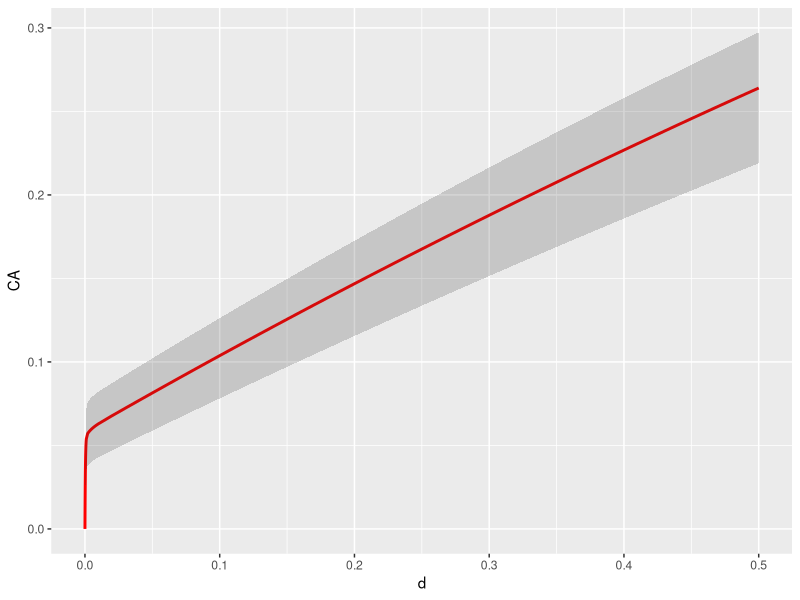
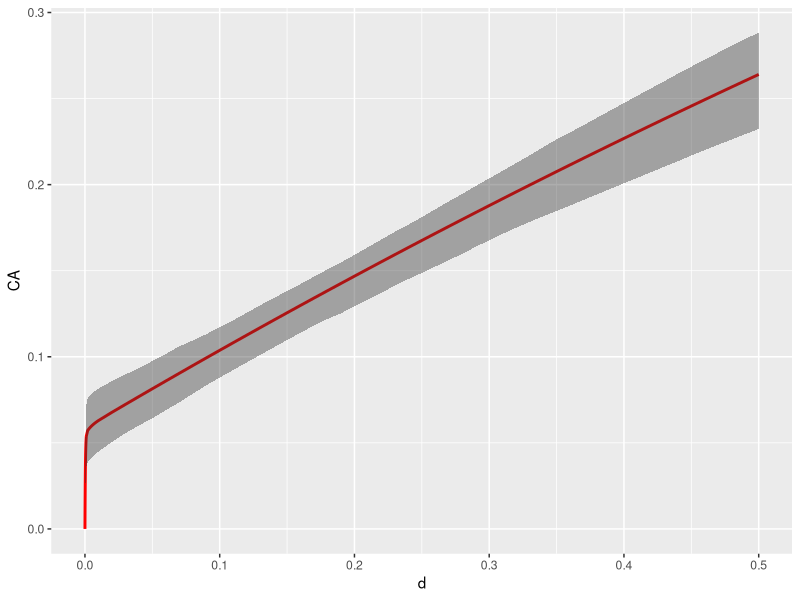
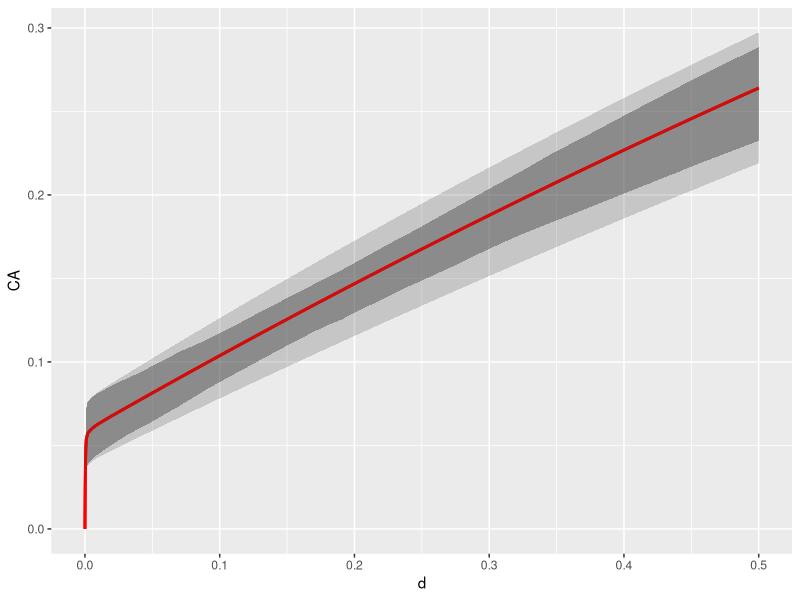

Write R code to recreate these figures, in order.
# Free, open-source software under GNU GPLv3. It comes with no warranty. 
# Concerns radiogenic mouse HG tumorigenesis.
# Written by Mark Ebert, Edward Huang, Dae Woong Ham and Ray Sachs, summer  and fall 2017. 
# Relevant references and their abbreviations in commenting this script are the following.
# ".93Alp"=Alpen et al. "Tumorigenic potential of high-Z, high-LET charged-particle radiations." Rad Res 136:382-391 (1993)
# ".94Alp"=Alpen et al. "Fluence-based relative biological effectiveness for charged particle carcinogenesis in mouse Harderian gland." Adv Space Res 14(10): 573-581. (1994).  
# "16Chang"=Chang et al. "Harderian Gland Tumorigenesis: Low-Dose and LET Response." Radiat Res 185(5): 449-460. (2016).  
# "16Srn"=Siranart et al."Mixed Beam Murine Harderian Gland Tumorigenesis: Predicted Dose-Effect Relationships if neither Synergism nor Antagonism Occurs." Radiat Res 186(6): 577-591 (2016).  
# "17Cuc"=Cucinotta & Cacao. "Non-Targeted Effects Models Predict Significantly Higher Mars Mission Cancer Risk than Targeted Effects Models." Sci Rep 7(1): 1832. (2017). PMC5431989
library(ggplot2) #library for plotting
library(deSolve) # library for solving differential equations
library(minpack.lm) #for non-linear regression package
library(mvtnorm) # for Monte Carlo simulation
rm(list=ls())
####### Data #######
dfr <- data.frame( # data used in 16Chang; includes data analyzed in .93Alp and .94Alp  
  dose.1 = c(0.2,0.4,0.6,1.2,2.4,3.2,5.1,7,0.05,0.1,0.15,0.2,0.4,0.8,1.6,0.05,0.1,0.2,0.4,0,0.1,0.2,0.4,0.8,1.6,0.4,0.8,1.6,3.2,0.05,0.1,0.2,0.4,0.8,0.1,0.2,0.4,0.8,0.1,0.2,0.4,0.04,0.08,0.16,0.32,0.033,0.066,0.13,0.26,0.52,.2, .4, .6),
  HG = c(0.091,0.045,0.101,0.169,0.347,0.431,0.667,0.623,0.156,0.215,0.232,0.307,0.325,0.554,0.649,0.123,0.145,0.207,0.31,0.026,0.083,0.25,0.39,0.438,0.424,0.093,0.195,0.302,0.292,0.109,0.054,0.066,0.128,0.286,0.183,0.167,0.396,0.536,0.192,0.234,0.317,0.092,0.131,0.124,0.297,0.082,0.088,0.146,0.236,0.371,.154,.132,.333),#HG prevalence as defined in 16Chang
  NWeight = c(520,2048,1145,584,313,232,293,221,1162,877,455,409,374,223,320,742,661,347,131,6081,1091,251,244,191,131,645,255,199,111,649,378,973,833,201,468,381,197,109,496,257,185,1902,1063,884,350,1767,1408,874,299,261,322,206,67),
  #nominal weight for weighted least squaresregression; see .93Alp. The Lanthanum entries were obtained by measuring the main graph in 17Cuc 
  index=c(rep(1,8),rep(0,17), rep(1,4),  rep(0,24)),#index=0 for Z>3 ions, 1 otherwise. Not needed in some models
  L = c(rep(1.6,8), rep(193, 7), rep(250, 4), rep(195, 6), rep(0.4, 4), rep(25, 5), rep(464, 4), rep(193, 3),rep(70, 4), rep(100, 5), rep(953, 3)), ##L=LET=LET_infinity=stopping power (keV/micron)
  Z = c(rep(2, 8), rep(26, 17), rep(1, 4), rep(10, 5), rep(43, 4), rep(26, 3), rep(14, 4), rep(22, 5), rep(57, 3)),#atomic number, charge in units of proton charge on fully ionized atomic nucleus, e.g. 2 for 2He4
  Zeff = c(rep("TBD", 53)),# effective ion charge according to the formula of W.H Barkas. Zeff <= Z. Calculated below. For this data, only very slightly less than Z.
  beta = c(rep("TBD", 53)),# ion speed, relative to speed of light, calculated below
  MeVperu = c(rep(228, 8), rep(600, 7), rep(300, 4), rep(600, 6), rep(250, 4), rep(670, 5), rep(600, 4), rep(600, 3), rep(260, 4), rep(1000, 5), rep(593, 3)),#Kinetic energy in MeV, divided by atomic mass, e.g. divided by 4u=4x931.5 MeV/c^2 for 2He4
  Katz = c(rep("TBD", 53)),#for fully ionized nuclei, Katz's Z^2/beta^2, Calculated below. It is part of the Bethe Barkas Bloch equation for stopping power. Our calculations don't use Katz, but various similar calculations do.
  ion = c(rep("He4", 8), rep("Fe56", 17), rep("p", 4), rep("Ne20", 5), rep("Nb93", 4), rep("Fe56", 3), rep("Si28", 4), rep("Ti48", 5), rep("La139", 3)),
  comments = c(".93AlpLooksOK", rep("", 7), ".93AlplooksOK", rep('', 11), ".93Alp.no.iso", "not in 17Cuc (or 16Chang?)", rep("", 3), "16Chang all OK?", rep('', 24), ".94Alp","From graphs",'e.g. in 17Cuc')
) 

# Data for HG induced by photons from Cs-137 or Co-60 beta decay; from 16Chang (and calibration of LQ model)
ddd <- data.frame(dose.1 = c(0, 0.4, 0.8, 1.6, 3.2, 7, 0, .4, .8, .12, 1.6),
                  HG = c(.026, .048, .093, .137, .322, .462, .0497, .054, .067, .128, .202),
                  NWeight = c(6081.2, 4989.5, 1896.8, 981.1, 522.2, 205.2, 7474.1, 2877.6, 1423.7, 689.9, 514.9),
                  Nucleus = c(rep("Cobalt-60", 6), rep("Cesium-137", 5)),
                  Comments = c(rep("TBD", 11))
)
Y <- 0.001 * dfr[, "MeVperu"] # convert to GeV/u for convenience in a calculation
dfr[, "Katz"] <- round((dfr[, "Z"]) ^2 * (2.57 * Y^2 + 4.781 * Y + 2.233) / (2.57 * Y^2 + 4.781 * Y), 2) # special relativistic calculation of Z^2/beta^2. The numerics include conversion from GeV to joules and from u to kg.
dfr[, "beta"] <- round(dfr[, "Z"] * sqrt(1 / dfr[, "Katz"]), 3) # i.e. Z*sqrt(beta^2/Z^2) 
dfr[, "Zeff"] <- round(dfr[, "Z"] * (1 - exp( -125 * dfr[, "Z"] ^ (-2.0 / 3))), 2) # Barkas formula for Zeff; for us Zeff is almost Z

dfra <- dfr[c(1:19,26:53),] ##removes the zero dose case and the no isograft data

#####  HZE/NTE Model #####
#HERE OUR NEW HZE/NTE MODEL; works well. Uses 3 adjustable parameters. There is also an HZE/TE model and NTE or TE models for Z<=3, but for a while we now use the HZE/NTE model for Z>3 with data for Z>=8  
dfrHZE <- subset(dfra, Z > 3) # look only at HZE not at much lower LET ions. # In next line phi controls how fast NTE build up from zero; not really needed during calibration since 150*phi*Dose/L>>1 at every observed Dose !=0. phi needed for later synergy calculations.
phi <- 1000 # Even larger phi should give the same final results, but might cause extra problems with R. 
HZEm <- nls(HG ~ .0275 + (1 - exp ( -0.01 * (aa1 * L * dose.1 * exp( -aa2 * L) + (1 - exp( -150 * phi * dose.1 / L)) * kk1))), #  calibrating parameters in a model that modifies the hazard function NTE models in 17Cuc.
            data = dfrHZE, 
            weights = NWeight,
            start = list(aa1 = .9, aa2 = .01, kk1 = 6)) 
summary(HZEm, correlation = T);vcov(HZEm)# parameter values & accuracy; variance-covariance matrix
NTE.HZE.c <- coef(HZEm) #  calibrated central values of the 3 parameters. Next is the IDER, =0 at dose 0
HHC <- function(dose.1,L) 0.01*(NTE.HZE.c[1]*L*dose.1*exp(-NTE.HZE.c[2]*L)+(1-exp(-150*phi*dose.1/L))*NTE.HZE.c[3]) # calibrated hazard function
CalculateHZEC <- function(dose.1,L){
  1-exp(-HHC(dose.1,L)) #  Calibrated IDER
}
dose <- c(seq(0, .00001, by = 0.000001),seq(.00002,.0001,by=.00001),seq(.0002,.001,by=.0001),seq(.002,.01,by=.001),seq(.02,.5,by=.01))##look carefully near zero, but go out to 0.5 Gy
#dose=dose[1:30] #this can be used to zoom in on the very low dose behavior in the graphs
####### calculate baseline MIXDER I(d) for mixtures of HZE components modeled by NTE IDER #######
IntegrateNTE_HZE_IMIXDER <- function(r, L, d = dose, aa1 = NTE.HZE.c[1], aa2 = NTE.HZE.c[2], kk1 = NTE.HZE.c[3]) {
  dE <- function(yini, State, Pars) {
    aa1 <- aa1; aa2 <- aa2; kk1 <- kk1
    with(as.list(c(State, Pars)), {
      aa = vector(length = length(L))
      u = vector(length = length(L))
      for (i in 1:length(L)) {
        aa[i] = aa1*L[i]*exp(-aa2*L[i])
        u[i] = uniroot(function(d) 1-exp(-0.01*(aa[i]*d+(1-exp(-150*phi*d/L[i]))*kk1)) - I, lower = 0, upper = 20, tol = 10^-10)$root
      }
      dI = vector(length = length(L))
      for (i in 1:length(L)) {
        dI[i] = r[i]*0.01*(aa[i]+exp(-150*phi*u[i]/L[i])*kk1*150*phi/L[i])*exp(-0.01*(aa[i]*u[i]+(1-exp(-150*phi*u[i]/L[i]))*kk1))
        
      }
      dI = sum(dI)
      return(list(c(dI)))
    })
  }
  pars = NULL; yini = c(I= 0); d = d
  out = ode(yini,times = d, dE, pars, method = "radau")
  return(out)
} 
# ####### Plotting I(d) example
# r <- c(1/3, 1/3, 1/3); L <- c(25, 70, 250)
# INCRL=IntegrateNTE_HZE_IMIXDER(r,L)#incremental effect additivity
# plot(INCRL, type='l',col='red',bty='l',ann='F') #,ylim=c(0,.4)
# lines(dose,CalculateHZEC(dose,250),col='green')#component 3
# lines(dose,CalculateHZEC(dose,70),col='green')#component 2
# lines(dose,CalculateHZEC(dose,25),col='green') #component 1
# SEA <- function(dose.1) CalculateHZEC(dose.1/3, 25) + CalculateHZEC(dose.1/3, 70) + CalculateHZEC(dose.1/3, 250)
# lines(dose,SEA(dose),lty=2)
# #another example
# r <- .25*1:4; L <- c(25,70,190,250);plot(INCRL, type='l',ylim=c(0,.5),col='red',bty='l',ann='F')
# lines(dose,CalculateHZEC(dose,190), col='green')#component 3
# lines(dose,CalculateHZEC(dose,250),col='green')#component 4
# lines(dose,CalculateHZEC(dose,70),col='green')#component 2
# lines(dose,CalculateHZEC(dose,25),col='green') #component 1
# SEA <- function(dose.1) CalculateHZEC(dose.1/4, 25) + CalculateHZEC(dose.1/4, 70) + CalculateHZEC(dose/4, 190) + CalculateHZEC(dose.1/3, 250)
# lines(dose, SEA(dose), lty=2)

#==============================================#
#==========Confidence Interval Part============#
#==============================================#

# Parameter initialization
r <- c(1/3, 1/3, 1/3); L <- c(25, 70, 250)
N = 500

# Set the pseudorandom seed
set.seed(100)

# Generate N randomly generated samples of parameters of HZE model.
monteCarloSamples = rmvnorm(n = N, mean = coef(HZEm), sigma = vcov(HZEm))
curveList = list(0)
for (i in 1:500) {
  curveList[[i]] = IntegrateNTE_HZE_IMIXDER(r = r, L = L, aa1 = monteCarloSamples[, 1][i], aa2 = monteCarloSamples[, 2][i], kk1 = monteCarloSamples[, 3][i])
  print(paste("Currently at Monte Carlo step:", toString(i), "Total of 500 steps"))
}

Generate_CI = function(N = 500, intervalLength = 0.95, d, doseIndex, r, L, HZEmodel = HZEm, method = 0, sampleCurves = curveList) {
  # Function to generate CI for the input dose.
  # @params:   N              - numbers of sample
  #            intervalLength - size of confidence interval
  #            d              - input dose
  #            r              - proportion of ion
  #            L              - LTE
  #            HZEmodel       - the input HZE model
  #            method         - select Naive or Monte Carlo Approach
  #                             0 - Naive
  #                             1 - Monte Carlo
  if (method) {
    # For each sample curve, evalute them at input dose, and sort.
    valueArr = vector(length = 0)
    for (i in 1:500) {
      valueArr = c(valueArr, sampleCurves[[i]][, 2][doseIndex])
    }
    valueArr = sort(valueArr)
    
    # Returning resulting CI
    return (c(valueArr[(1-intervalLength)/2*500], valueArr[(intervalLength + (1-intervalLength)/2)*500]))
  } else {
    #========= Naive =========#
    stdErrArr = summary(HZEmodel)$coefficients[, "Std. Error"] 
    meanArr = summary(HZEmodel)$coefficients[, "Estimate"] 
    upper = IntegrateNTE_HZE_IMIXDER(r = r, L = L, d = c(0, d), aa1 = meanArr["aa1"] + 2*stdErrArr["aa1"], aa2 = meanArr["aa2"] + 2*stdErrArr["aa2"], kk1 = meanArr["kk1"] + 2*stdErrArr["kk1"])[, 2][2]
    lower = IntegrateNTE_HZE_IMIXDER(r = r, L = L, d = c(0, d), aa1 = meanArr["aa1"] - 2*stdErrArr["aa1"], aa2 = meanArr["aa2"] - 2*stdErrArr["aa2"], kk1 = meanArr["kk1"] - 2*stdErrArr["kk1"])[, 2][2]
    return (c(lower, upper))
  }
}

# Parameter initialization
r <- c(1/3, 1/3, 1/3); L <- c(25, 70, 250)
mixderCurve = IntegrateNTE_HZE_IMIXDER(r, L)
threeIonMIXDER = data.frame(d = mixderCurve[, 1], CA = mixderCurve[, 2])
numDosePoints = length(threeIonMIXDER$d)
naiveCI = matrix(nrow = 2, ncol = numDosePoints)
monteCarloCI = matrix(nrow = 2, ncol = numDosePoints)

# Calculate CI for each dose point
for (i in 1 : numDosePoints) {
  naiveCI[, i] = Generate_CI(d = threeIonMIXDER$d[i], r = r,  L = L)
  monteCarloCI[, i] = Generate_CI(doseIndex = i, r = r,  L = L, method = 1)
  print(paste("Iterating on dose points. Currently at step:", toString(i), "Total of 87 steps."))
}

# Plot
mixderGraphWithNaiveCI = ggplot(data = threeIonMIXDER, aes(x = d, y = CA)) + geom_line(aes(y = CA), col = "red", size = 1) + geom_ribbon(aes(ymin = naiveCI[1, ], ymax = naiveCI[2, ]), alpha = .2)
mixderGraphWithMonteCarloCI = ggplot(data = threeIonMIXDER, aes(x = d, y = CA)) + geom_line(aes(y = CA), col = "red", size = 1) + geom_ribbon(aes(ymin = monteCarloCI[1, ], ymax = monteCarloCI[2, ]), alpha = .4)
print(mixderGraphWithNaiveCI)
print(mixderGraphWithMonteCarloCI)

mixderGraphWithNaiveAndMonteCarloCI = ggplot(data = threeIonMIXDER, aes(x = d, y = CA)) + geom_line(aes(y = CA), col = "red", size = 1) + geom_ribbon(aes(ymin = monteCarloCI[1, ], ymax = monteCarloCI[2, ]), alpha = .4) + geom_line(aes(y = CA), col = "red", size = 1) + geom_ribbon(aes(ymin = naiveCI[1, ], ymax = naiveCI[2, ]), alpha = .2)
print(mixderGraphWithNaiveAndMonteCarloCI)
